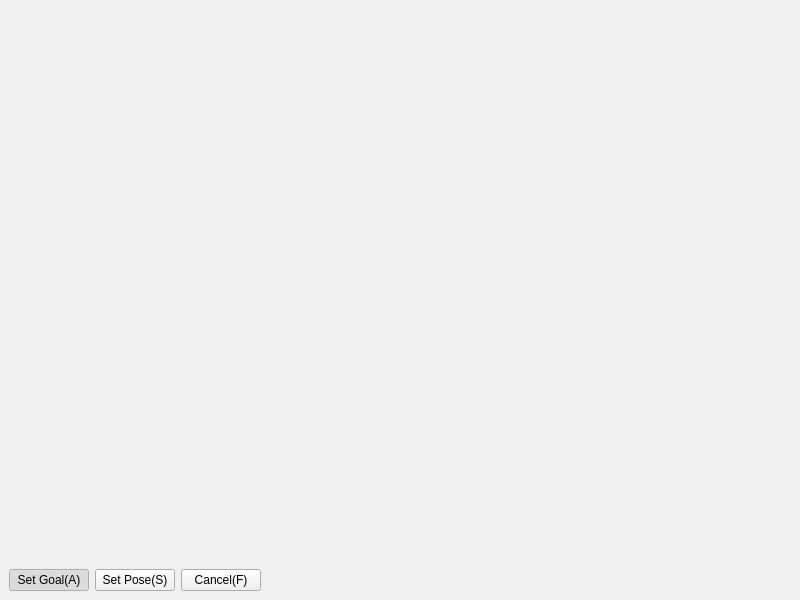
<?xml version="1.0" encoding="UTF-8"?>
<ui version="4.0">
 <class>MainWindow</class>
 <widget class="QMainWindow" name="MainWindow">
  <property name="geometry">
   <rect>
    <x>0</x>
    <y>0</y>
    <width>800</width>
    <height>600</height>
   </rect>
  </property>
  <property name="windowTitle">
   <string>Autonomous Driving Demo</string>
  </property>
  <widget class="QWidget" name="central_widget">
   <property name="minimumSize">
    <size>
     <width>200</width>
     <height>200</height>
    </size>
   </property>
   <layout class="QVBoxLayout" name="verticalLayout" stretch="1,0">
    <item>
     <widget class="DockArea" name="dockarea" native="true"/>
    </item>
    <item>
     <layout class="QHBoxLayout" name="control_layout">
      <item>
       <widget class="QPushButton" name="set_goal_button">
        <property name="text">
         <string>Set Goal(A)</string>
        </property>
        <property name="shortcut">
         <string>A</string>
        </property>
        <property name="checkable">
         <bool>true</bool>
        </property>
        <property name="checked">
         <bool>true</bool>
        </property>
        <property name="autoExclusive">
         <bool>true</bool>
        </property>
       </widget>
      </item>
      <item>
       <widget class="QPushButton" name="set_pose_button">
        <property name="text">
         <string>Set Pose(S)</string>
        </property>
        <property name="shortcut">
         <string>S</string>
        </property>
        <property name="checkable">
         <bool>true</bool>
        </property>
        <property name="autoExclusive">
         <bool>true</bool>
        </property>
       </widget>
      </item>
      <item>
       <widget class="QPushButton" name="cancel_button">
        <property name="text">
         <string>Cancel(F)</string>
        </property>
        <property name="shortcut">
         <string>F</string>
        </property>
       </widget>
      </item>
      <item>
       <spacer name="horizontal_spacer">
        <property name="orientation">
         <enum>Qt::Orientation::Horizontal</enum>
        </property>
        <property name="sizeHint" stdset="0">
         <size>
          <width>40</width>
          <height>20</height>
         </size>
        </property>
       </spacer>
      </item>
     </layout>
    </item>
   </layout>
  </widget>
 </widget>
 <customwidgets>
  <customwidget>
   <class>DockArea</class>
   <extends>QWidget</extends>
   <header>pyqtgraph.dockarea.DockArea</header>
   <container>1</container>
  </customwidget>
 </customwidgets>
 <resources/>
 <connections/>
</ui>
